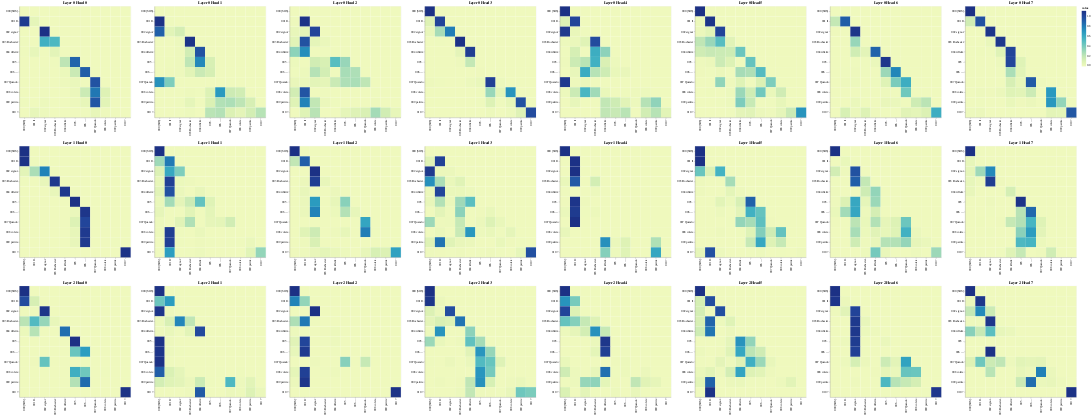

The code cell stored with this chart in its notebook:
### Code cell
# Dncoder Self-Attention
get_all_attention_maps("decoder", layers, heads, decoder_input_tokens,
                       decoder_input_tokens, min(20, sentence_len))
